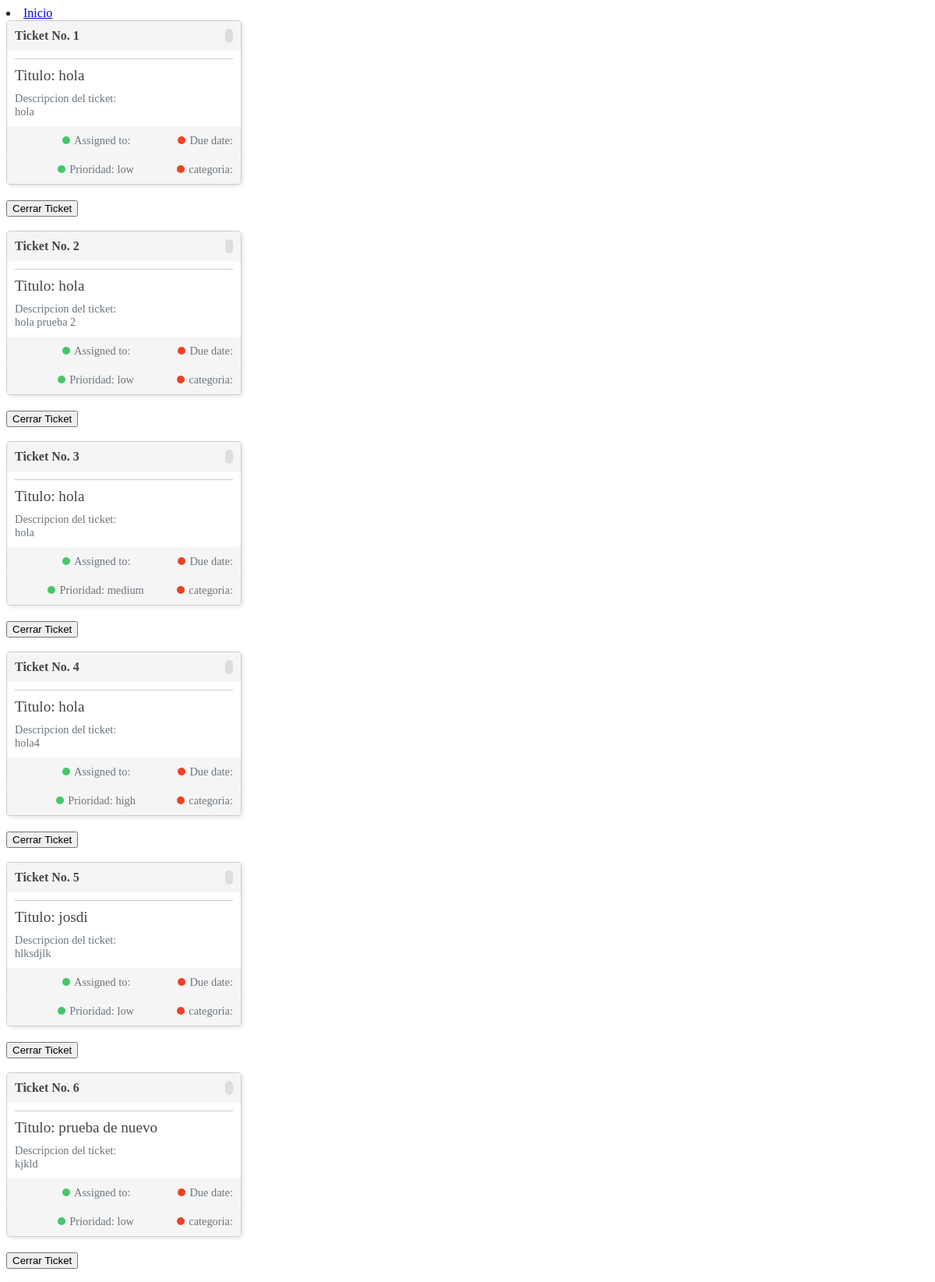
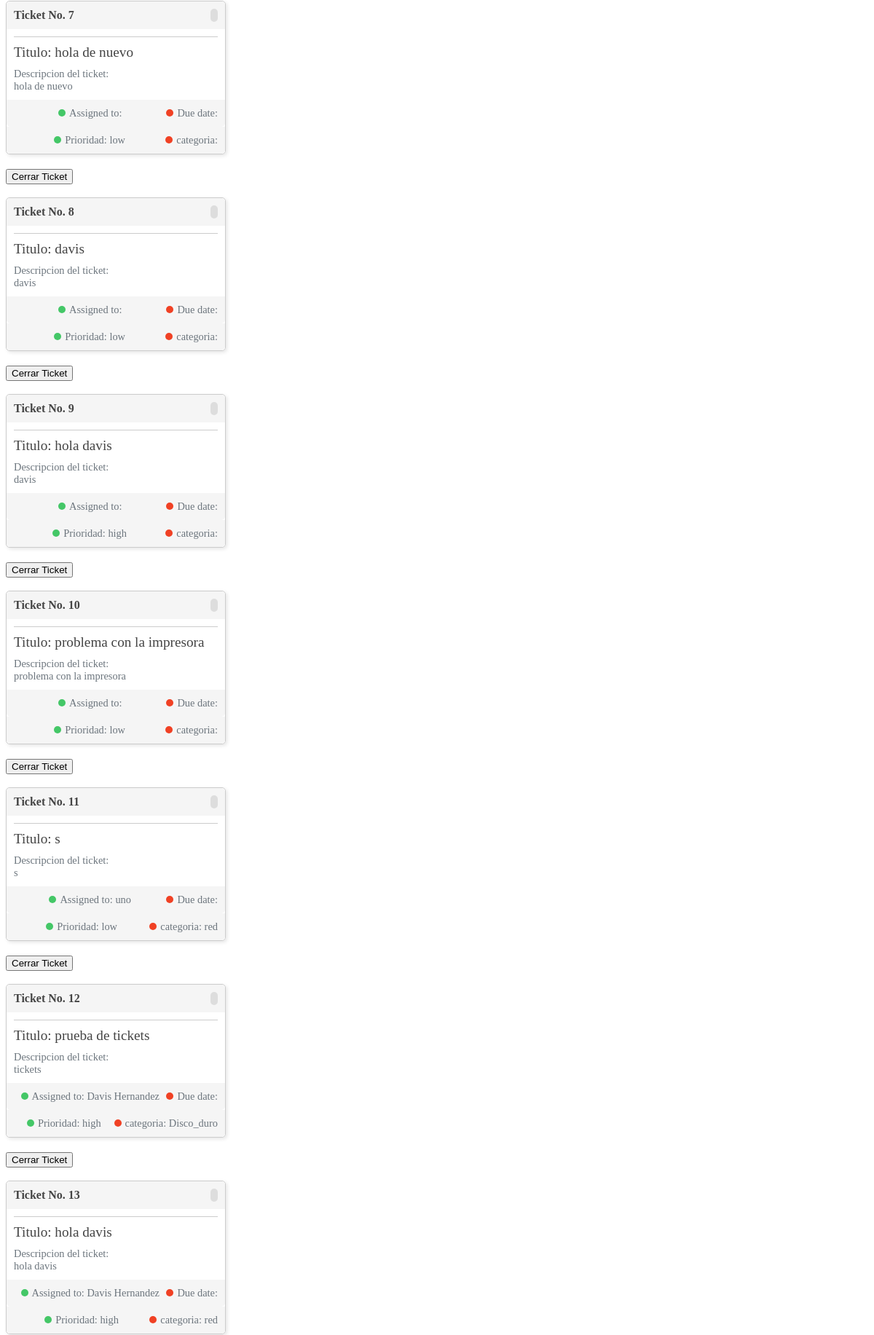
The page /alltickets/ (upper part) on the database its author committed (2 pictures, top to bottom).
### core/models.py (models this page shows, shortened)
class Ticket(models.Model):
    sender = models.EmailField(default=" ")
    subject = models.CharField(max_length=255, default=" ")
    body = models.TextField(default=" ")
    title = models.CharField(max_length=100)
    description = models.TextField()
    priority = models.CharField(max_length=10, choices=[
        ('low', 'Low'),
        ('medium', 'Medium'),
        ('high', 'High')
    ])
    asignar = models.CharField(max_length=20, choices=[
        ('', 'sin asignar'),
        ('Davis Hernandez', 'Davis Hernandez'),
        ('Libby Arias', 'Libby Arias'),
        ('Katherine Monterroso', 'Katherine Monterroso'),
        ('Daniel Hall', 'Daniel Hall')
    ],
    default=''
    )
    categorias = models.CharField(max_length=30, choices= [
        ('', 'sin categoria'),
        ('red', 'Red'),
        ('Impresoras', 'Impresoras'),
        ('Disco_duro', 'Disco duro'),
        ('Aplicaciones', 'Aplicaciones')
    ],
    default=''
    )
    closed = models.BooleanField(default=False)

### core/views.py (the view)
# urls.py: path('alltickets/', alltickets, name='alltickets' ),#nos manda a la donde estan los tickets
def alltickets(request):
    tickets = Ticket.objects.all()
    return render(request, 'core/alltickets.html', {'tickets': tickets})

### core/templates/core/alltickets.html (shortened to what this page needs)
<!DOCTYPE html>
<html lang="en">
<head>
    <link rel="stylesheet" href="../static/css/alltickets.css">
</head>
<body>
    <li><a href={% url 'home' %}>Inicio</a></li>
{% for ticket in tickets %}
<div class="card">
    <div class="card-header">
      <div class="ticket-id">Ticket No. {{ticket.id}}</div>
      <div class="ticket-status">{{ticket.status}}</div>
    </div>
    <div class="card-content">
      <div class="ticket-title">Titulo: {{ ticket.title }}</div>
      <div class="ticket-description">Descripcion del ticket: <br>{{ ticket.description }}</div>
    </div>
    <div class="card-footer">
      <div class="ticket-assigned-to">Assigned to: {{ ticket.asignar }}</div>
      <div class="ticket-due-date">Due date: {{ ticket.due_date }}</div>
    </div>
    <div class="card-footer">
      <div class="ticket-assigned-to">Prioridad: {{ ticket.priority }}</div>
      <div class="ticket-due-date">categoria:  {{ ticket.categorias }}</div>
    </div>
</div>
<form action="{% url 'cerrar_ticket' ticket.id %}" method="post">
    <button type="submit">Cerrar Ticket</button>
    <br>
    <br>
</form>
{% endfor %}
</body>
</html>

### core/templates/static/css/alltickets.css (style rules this page uses)
.card { border: 1px solid #ccc; border-radius: 5px; box-shadow: 2px 2px 5px rgba(0, 0, 0, 0.1); width: 300px; margin-bottom: 20px; transition: transform 0.3s ease-in-out; }
.card-header { display: flex; justify-content: space-between; padding: 10px; background-color: #f5f5f5; border-radius: 5px 5px 0 0; }
.ticket-id { font-weight: bold; color: #444; }
.ticket-status { color: #6c757d; background-color: #ddd; padding: 2px 5px; border-radius: 5px; font-size: 0.8em; }
.card-content { padding: 10px; }
.card-content::before { content: ""; display: block; height: 1px; background-color: #ccc; margin-bottom: 10px; }
.ticket-title { font-size: 1.2em; margin-bottom: 10px; color: #444; }
.ticket-description { color: #6c757d; font-size: 0.9em; }
.card-footer { display: flex; justify-content: space-between; padding: 10px; background-color: #f5f5f5; border-radius: 0 0 5px 5px; }
.card-footer::before { content: ""; display: block; height: 1px; background-color: #ccc; margin-bottom: 10px; }
.ticket-assigned-to, .ticket-due-date { color: #6c757d; font-size: 0.9em; }
.ticket-assigned-to::before, .ticket-due-date::before { content: ""; display: inline-block; width: 10px; height: 10px; margin-right: 5px; border-radius: 50%; }
.ticket-assigned-to::before { background-color: #44c767; }
.ticket-due-date::before { background-color: #f04124; }

### rows shown on the page
Ticket: id "1", title "hola", description "hola", priority "low"
Ticket: id "2", title "hola", description "hola prueba 2", priority "low"
Ticket: id "3", title "hola", description "hola", priority "medium"
Ticket: id "4", title "hola", description "hola4", priority "high"
Ticket: id "5", title "josdi", description "hlksdjlk", priority "low"
Ticket: id "6", title "prueba de nuevo", description "kjkld", priority "low"
Ticket: id "7", title "hola de nuevo", description "hola de nuevo", priority "low"
Ticket: id "8", title "davis", description "davis", priority "low"
Ticket: id "9", title "hola davis", description "davis", priority "high"
Ticket: id "10", title "problema con la impresora", description "problema con la impresora", priority "low"
Ticket: id "11", title "s", description "s", asignar "uno", priority "low", categorias "red"
Ticket: id "12", title "prueba de tickets", description "tickets", asignar "Davis Hernandez", priority "high", categorias "Disco_duro"
Ticket: id "13", title "hola davis", description "hola davis", asignar "Davis Hernandez", priority "high", categorias "red"
